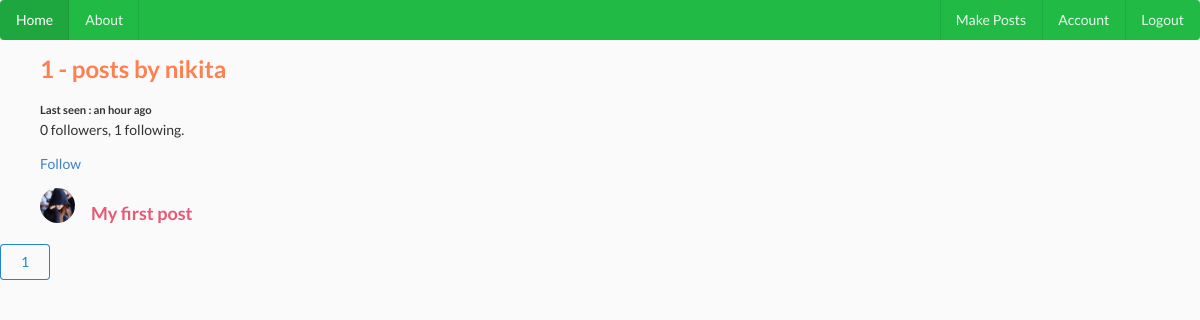
The app's page /user/nikita (signed in) with its own data.
### social_media/models.py (models this page shows, shortened)
class User(db.Model, UserMixin):
    id = db.Column(db.Integer, primary_key = True)
    username = db.Column(db.String(20), nullable = False, unique = True)
    email = db.Column(db.String(50), nullable = False, unique = True)
    image_file =db.Column(db.String(20), nullable = False, default = 'default.jpg')
    password = db.Column(db.String(60), nullable = False)
    posts = db.relationship("Post", backref ='author', lazy = True,cascade="all,delete")
    last_seen = db.Column(db.DateTime, default = datetime.utcnow)
    followed = db.relationship(
        'User', secondary = followers,
        primaryjoin = (followers.c.follower_id == id),
        secondaryjoin = (followers.c.followed_id == id),
        backref = db.backref('followers', lazy ='dynamic'), lazy = 'dynamic')
    def is_following(self, user):
        return self.followed.filter(followers.c.followed_id == user.id). count()>0

class Post(db.Model):
    id = db.Column(db.Integer, primary_key = True)
    title = db.Column(db.String(100),nullable=False)
    date_posted = db.Column(db.DateTime, nullable=False, default = datetime.utcnow)
    content = db.Column(db.Text, nullable = False)
    user_id = db.Column(db.Integer, db.ForeignKey('user.id'), nullable=False)
    comments = db.relationship('Comment', backref = 'article', lazy = True, cascade="all,delete")

### social_media/users/routes.py (the view)
@users.route('/user/<string:username>')
@login_required
def user_posts_info(username):
    page = request.args.get('page', 1, type= int)
    user = User.query.filter_by(username= username).first()
    if user is None:
        return render_template('errors/403.html'), 403
    posts = Post.query.filter_by(author = user).order_by(Post.date_posted.desc()).paginate(page = page, per_page=8)
    return render_template('user.html',posts = posts, user = user)

### social_media/models.py (called while the page is built)
@login_manager.user_loader
def load_user(user_id):
    return User.query.get(int(user_id))

### social_media/users/routes.py (called while the page is built)
@users.before_request
def before_request():
    if current_user.is_authenticated:
        current_user.last_seen = datetime.utcnow()
        db.session.commit()

### social_media/templates/user.html (shortened to what this page needs)
{% extends 'base.html' %}
{% block content %}
<ul>
<h2 style="color: coral;">{{ posts.total }} - posts by {{ user.username }}</h2>
{% if current_user.username == user.username %}
<small><b>Last seen : active now</b></small>
{% else %}
<small><b>Last seen : {{ moment(user.last_seen).fromNow() }}</b></small>
{% endif %}
<p>{{ user.followers.count() }} followers, {{ user.followed.count() }} following.</p>
  {% if user == current_user %}
  <p><a href="{{ url_for('users.account') }}">Edit your profile</a></p>
  {% elif not current_user.is_following(user) %}
  <p>
  <a href="{{ url_for('users.follow', username = user.username) }}">Follow</a>
  </p>
 {% else %}
 <p>
  <a href="{{ url_for('users.unfollow', username = user.username) }}">Unfollow</a>
  </p>
   {% endif %}
</ul>
    {% for post in posts.items %}
    <ul style="border: 2px rgb(255, 255, 255);">
    <div class="ui feed">
    <div class="event">
        <div class="label">
          <img class="ui small circular image" src="{{ url_for('static', filename = 'profile/' + post.author.image_file) }}">
        </div>
        <div class="content">
          <div class="extra text">
            <h3><a  href="{{ url_for('posts.post', post_id = post.id) }}" style="color: rgb(233, 88, 117);">{{ post.title }}</a></h3>
      </ul>
    {% endfor %}
{% for page_num in posts.iter_pages(left_edge =1, right_edge=1, left_current =1,right_current =2) %}
{% if page_num %}
{% if posts.page == page_num %}
<a href="{{ url_for('users.user_posts_info', username = user.username, page = page_num) }}"><button class="ui blue basic button">
  {{ page_num }}
</button>
</a>
{% else %}
<a href="{{ url_for('users.user_posts_info', username = user.username, page = page_num) }}"><button class="ui green basic button">
  {{ page_num }}
</button>
</a>
{% endif %}
{% else %}
    ...
{% endif %}
{% endfor %}
{% endblock %}

### social_media/static/css/blog.css (style rules this page uses)
body { background: #fafafa; color: #333333; }
h1, h2, h3, h4, h5, h6 { color: #444444; }

### records on screen
User: username "nikita", last_seen "an hour ago"
Post: image_file (placeholder picture), title "My first post"

### other values on screen
{{ posts.total }} "1"
{{ user.followers.count() }} "0"
{{ user.followed.count() }} "1"
{{ page_num }} "1"
